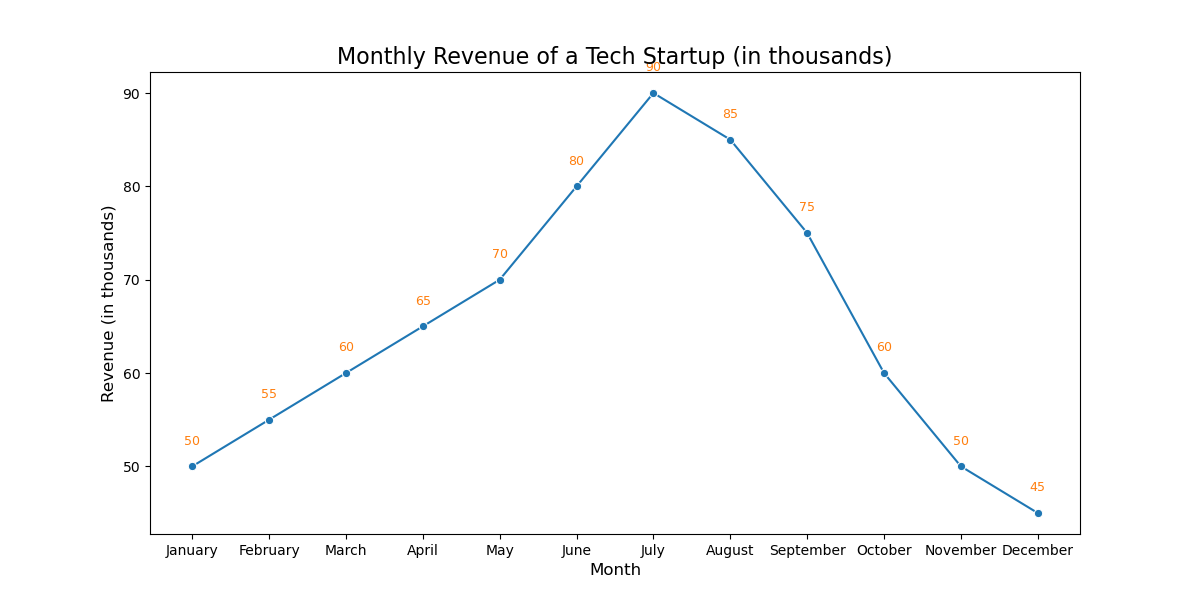

Python code for this plot:

import pandas as pd
import seaborn as sns
import matplotlib.pyplot as plt

# Create a DataFrame for the table data
data = {
    'Month': ['January', 'February', 'March', 'April', 'May', 'June', 'July', 'August',
              'September', 'October', 'November', 'December'],
    'Revenue': [50, 55, 60, 65, 70, 80, 90, 85, 75, 60, 50, 45]
}

df = pd.DataFrame(data)

# Convert 'Month' to a category so it can be properly sorted on the plot
month_order = ['January', 'February', 'March', 'April', 'May', 'June',
               'July', 'August', 'September', 'October', 'November', 'December']
df['Month'] = pd.Categorical(df['Month'], categories=month_order, ordered=True)

# Set up the size of the figure
plt.figure(figsize=(12, 6))

# Create the line chart using seaborn
lineplot = sns.lineplot(x='Month', y='Revenue', data=df, color="#1f77b4", marker='o')

# Annotate each point on the line chart
for i in range(df.shape[0]):
    plt.text(df['Month'][i], df['Revenue'][i] + 2, f"{df['Revenue'][i]}", 
             ha='center', va='bottom', fontsize=9, color='#ff7f0e')

# Set the title and labels
plt.title('Monthly Revenue of a Tech Startup (in thousands)', fontsize=16)
plt.xlabel('Month', fontsize=12)
plt.ylabel('Revenue (in thousands)', fontsize=12)

# Show the final plot
plt.show()
